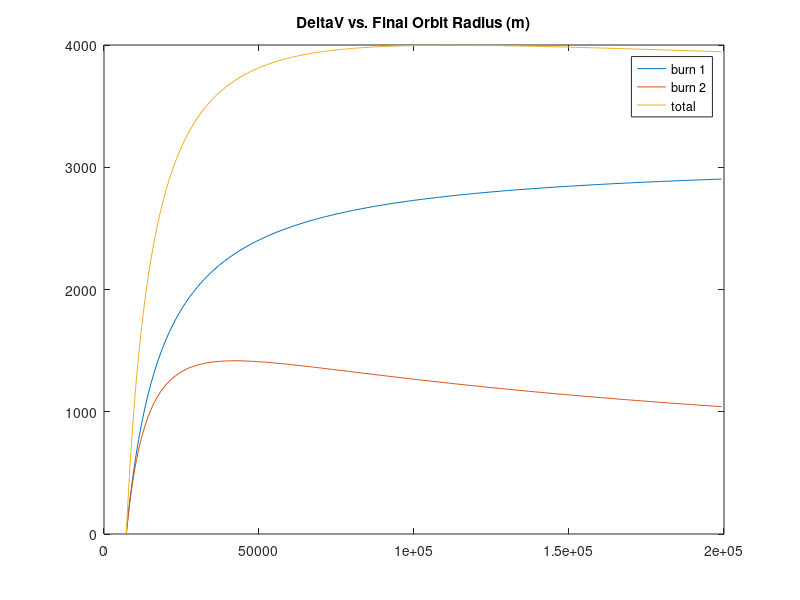
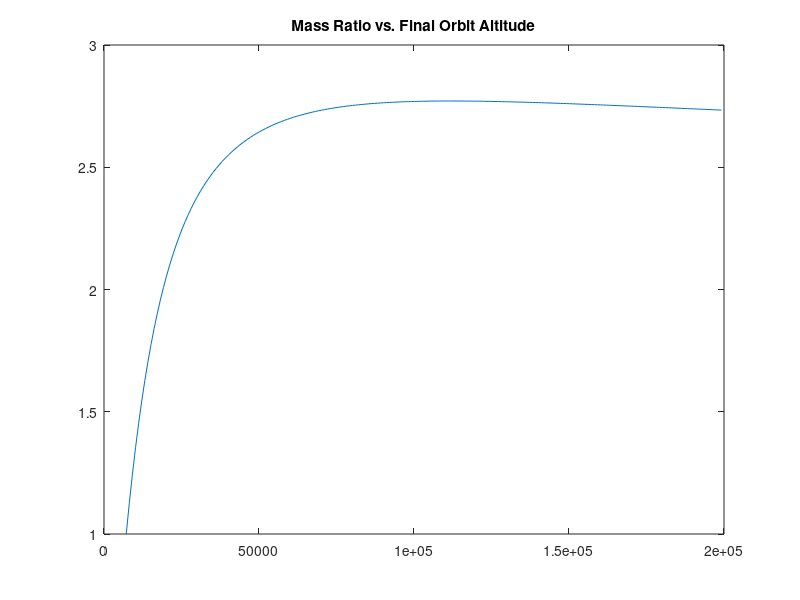

Source code (MATLAB) for these figures, in order:
%jjs280
%03/31/2021
%This code is used to calculate the performance of the chemical kick stage
%Calculate deltaV to get to Earth SOI and required mass ratio with a chemical kick stage
clc; clear; close all;


%Hohmann Transfer from assembly orbit to intermediate orbit:
mu_earth = 3.986e14; %[m^3/s^2]
R_earth = 6.371e6; %[m]
initial_altitude = 8e5;% [m]
R_im = (R_earth + initial_altitude):1e6:2e8; %[m]
a1 = R_earth + initial_altitude;
a2 = R_im;
g0 = 9.807; %[m/s]
%Calculate deltaV
deltaV_1 = sqrt(mu_earth./a1).*(sqrt((2.*a2)./(a1+a2))-1);
deltaV_2 = sqrt(mu_earth./a2).*(1-sqrt((2.*a1)./(a1+a2)));
%Kick Stage Sizing (Biprop, Full Hohmann to MEO)
Isp = 400; %[s]
spacecraft_dry_mass = 300e3; %[kg]
Mratio = exp((deltaV_1+deltaV_2)/(Isp*g0));
propellant_mass = spacecraft_dry_mass*(Mratio - 1);
%disp(['Propellant mass for a Hohmann Transfer from LEO to MEO is: ',num2str(propellant_mass),' kg']);
figure()
plot(a2.*1e-3,deltaV_1,a2.*1e-3,deltaV_2,a2.*1e-3,(deltaV_2+deltaV_1));
title('DeltaV vs. Final Orbit Radius (m)');
legend('burn 1', 'burn 2', 'total');
figure()
plot(a2*1e-3,Mratio);
title('Mass Ratio vs. Final Orbit Altitude');

%Boost Stage Sizing (Full Hohmann)
%120000kg Biprop, 110000 kg propellant, Isp = 400s;
Isp = 400;% [s]
spacecraft_dry_mass = 300e3+1e4; %[kg]
solid_propellant_mass = 1e5;% [kg]
deltaV_kick = Isp*g0*log((spacecraft_dry_mass+solid_propellant_mass)/spacecraft_dry_mass);
disp(['Delta V for the boost stage is: ',num2str(deltaV_kick),' m/s']);

%Kick Stage Sizing (Partial kick)
%2x 6000kg SRs, 5000 kg propellant each, Isp = 300s;
Isp = 300;% [s]
spacecraft_dry_mass = 300e3; %[kg]
solid_propellant_mass = 2*5e3;% [kg]
deltaV_kick = Isp*g0*log((spacecraft_dry_mass+solid_propellant_mass)/spacecraft_dry_mass);
disp(['Delta V for the kick stage is: ',num2str(deltaV_kick),' m/s']);


%Hohmann Transfer from assembly orbit to Earth SOI:
%{
%CONCLUSION: Chemical kick stage cannot be used to carry s/c to Earth SOI, it would need >400 mT of propellant
mu_earth = 3.986e14; %[m^3/s^2]
R_earth = 6.371e6; %[m]
R_earth_SOI = 0.929e9; %[m]
initial_altitude = 600e3;% [m]
a1 = R_earth + initial_altitude;
a2 = R_earth_SOI;
g0 = 9.807; %[m/s]
%Calculate deltaV
deltaV_1 = sqrt(mu_earth/a1)*(sqrt((2*a2)/(a1+a2))-1);
deltaV_2 = sqrt(mu_earth/a2)*(1-sqrt((2*a1)/(a1+a2)));
%Kick Stage Sizing (Biprop, Full Hohmann to SOI)
Isp = 400; %[s]
spacecraft_dry_mass = 300e3; %[kg]
Mratio = exp((deltaV_1+deltaV_2)/(Isp*g0));
propellant_mass = spacecraft_dry_mass*(Mratio - 1);
disp(['Propellant mass for a Hohmann Transfer from LEO to Earth SOI is: ',num2str(propellant_mass),' kg']);
%}